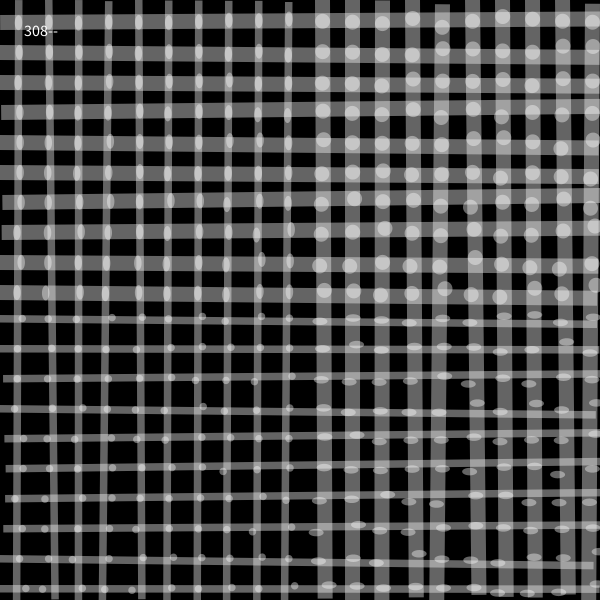
Frame 1 (no input)
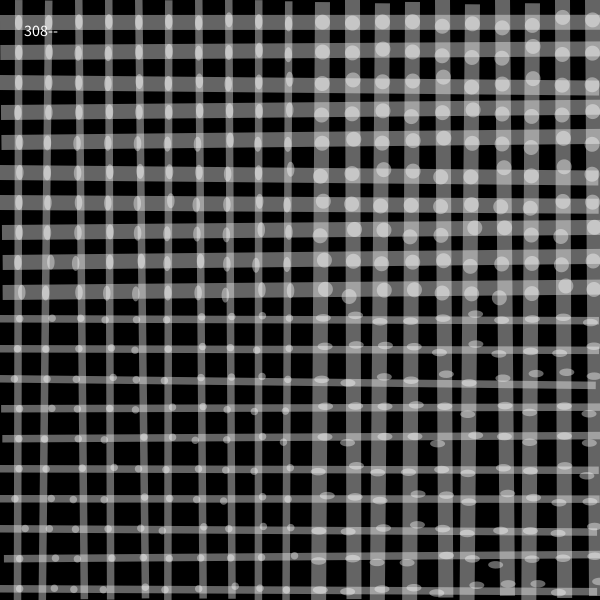
Frame 2 (the mouse pressed at the canvas centre, redrawn once)

The Processing sketch that drew these frames (run headless with seeded random() and noise(); the mouse was pressed at the canvas centre and the sketch redrawn once):

// Processing sketch: sketch_308
// ── sketch_308.pde
float xstep, ystep;
float swidth, sheight;

void setup() {
  size(600, 600);
  background(0);
  smooth();
  xstep = 30;
  ystep = 30;
}

void draw() {
  background(0);
  fill(255);
  textSize(16);
  text("308--", 24, 36);

  fill(255, 100);
  noStroke();

  float offest = 0.7;

  for (float x = xstep/2; x < width; x += xstep) {

    if (x > width/2) {
      swidth = xstep/2;
    } else {
      swidth = xstep/4;
    }

    // verticle stripe
    pushMatrix();
    rotate(radians(random(-offest, offest)));
    rect(x, 0, swidth, height);
    popMatrix();

    // horizontal stripe
    float y = x;

    if (y < height/2) {
      sheight = ystep/2;
    } else {
      sheight = ystep/4;
    }
    pushMatrix();
    rotate(radians(random(-offest, offest)));
    rect(0, y, width, sheight);
    popMatrix();

    // ellipses in the center
    ellipseMode(CORNER);
    for (float ex = xstep/2; ex < width; ex += xstep) {

      if (ex > width/2) {
        swidth = xstep/2;
      } else {
        swidth = xstep/4;
      }
      pushMatrix();
      rotate(radians(random(-offest, offest)));
      ellipse(ex, y, swidth, sheight);
      popMatrix();
    }
  }  

  noLoop();
}
